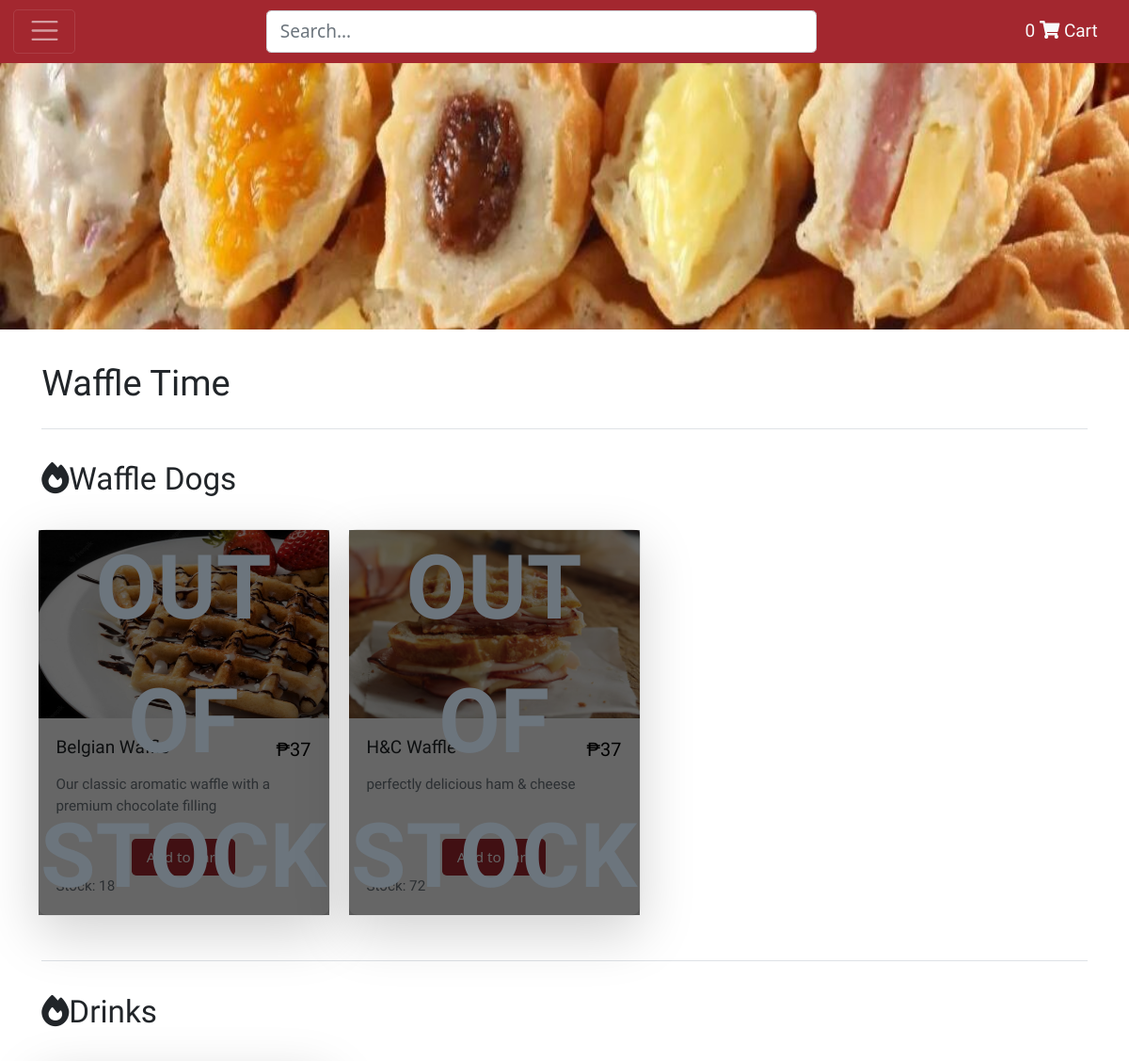
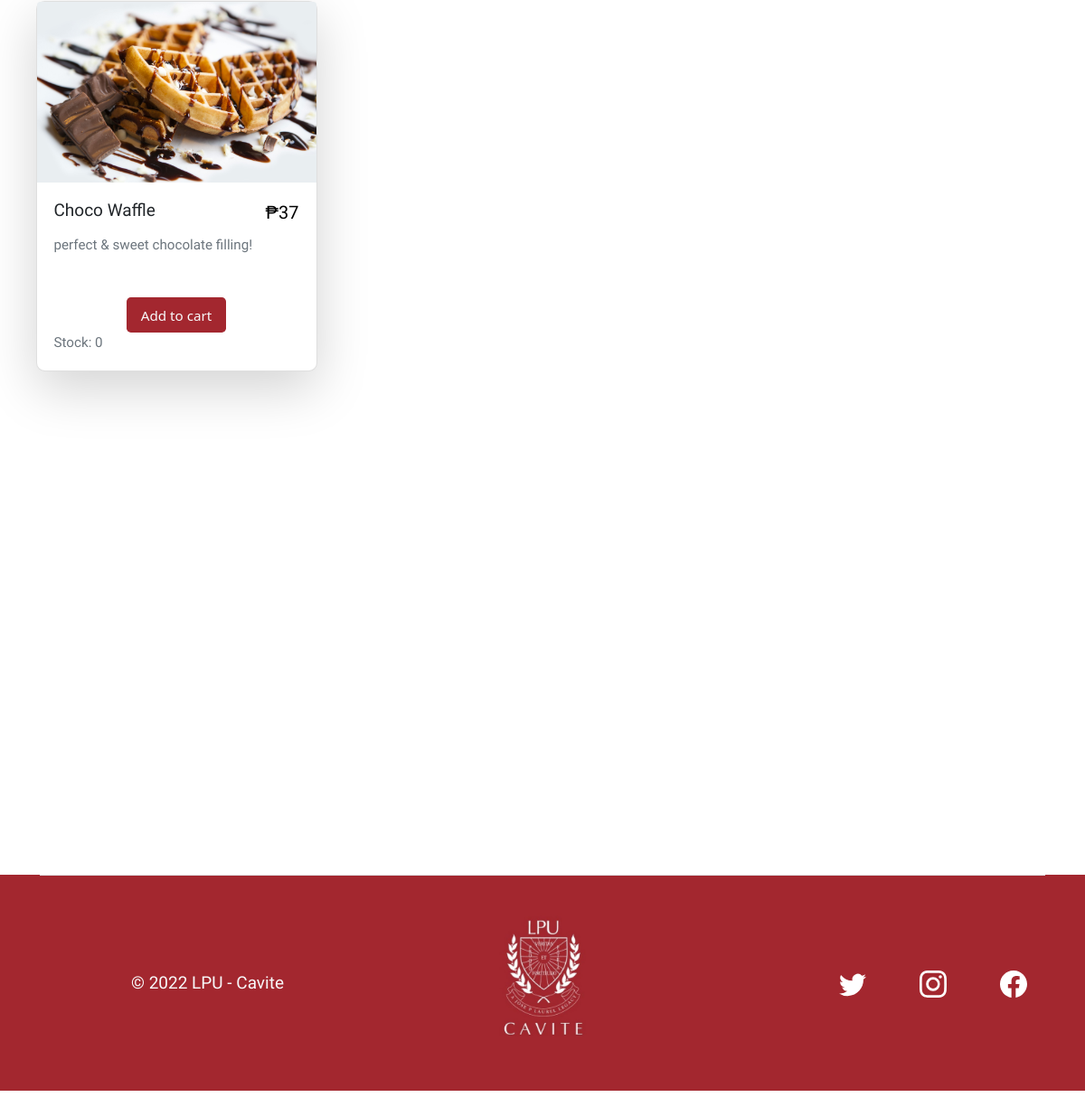
The page /waffletime-copy.php (signed in) on the database its author committed (2 pictures, top to bottom).
### tables this page shows
CREATE TABLE `product_list` (
  `product_id` int(11) NOT NULL,
  `name` varchar(100) NOT NULL,
  `product_desc` varchar(100) NOT NULL,
  `price` float NOT NULL,
  `restaurant` varchar(100) NOT NULL,
  `category` varchar(100) NOT NULL,
  `feature` tinyint(1) NOT NULL COMMENT '1 = featured, 0 = not',
  `img_path` text NOT NULL,
  `avl` tinyint(4) NOT NULL COMMENT '1 = Available, 0 = N.A.',
  `stock` int(100) NOT NULL
);

### waffletime-copy.php (the view, shortened to what this page needs)
<?php
if (isset($_SESSION['ID']) && isset($_SESSION['User'])){
?>
<!DOCTYPE html>
<html>
  <head>
    <link rel="stylesheet" href="https://cdnjs.cloudflare.com/ajax/libs/font-awesome/6.2.1/css/all.min.css">
    <link rel="stylesheet" href="page.css">
    <link rel="stylesheet" href="style1.css">
    <link rel="stylesheet" href="bs/css/bootstrap.css">
    <link rel="stylesheet" href="flickity-docs.css">
    <link href="bs/css/bootstrap.min.css" rel="stylesheet">
    </head>
    <body style = "background-color : #ffffff ">
    <?php
      include_once 'header.php';
   ?>
    <div class=" hero-carousel__cell--1">
     <img src="assets/images/banner_waffletime.JPG" style = "max-height: 300px;" id = "banner" class="hero-carousel__cell d-block w-100" alt="...">
    </div>
    <div class="container py-4">
    <header class="pb-3 mb-4 border-bottom">
      <a href="#" class="d-flex align-items-center text-dark text-decoration-none">
        <span class="fs-2">Waffle Time</span>
      </a>
    </header>
    <header class="pb-3 mb-4 border-bottom">
    <?php
      $restaurant = 'Waffle Time';
      $categories = $con->query("SELECT DISTINCT category FROM product_list WHERE restaurant = '$restaurant'");
      while ($row = $categories->fetch_assoc()) {
        $category = $row['category'];
        echo '<a href="/" class="d-flex align-items-center text-dark text-decoration-none">
        <span class="font-dosis text-dark fs-3 "><i class="fa-solid fa-fire"></i>'.$row['category'].'</span>
      </a>
      ';
      echo '<div class="album py-4 row row-cols-1 row-cols-sm-2 row-cols-md-3 g-4" >';
      include ('db_conn.php');
              $qry = $con->query("SELECT * FROM  product_list WHERE restaurant = 'Waffle Time' AND category='$category' order by product_id ASC");
              while($row = $qry->fetch_assoc()):
      ?>
                <div class="w-100 px-2  " style="max-width: 330px; ">
                  <div class="card border-1 rounded-5 shadow-lg">
                      <div>
                        <?php $product_stock = $row['stock'];
                        $avl = $row['avl'];
                        if ($product_stock || $avl == 0){
                          echo '<div class="image__overlayy ">
                          <a href = "#"  data-bs-toggle="modal" data-bs-target = "#closed-'.$row['product_id'].'" class = "text-muted text-decoration-none link-light fs-1">
                          <div class="image__title font-dosis text-decoration-none text-center">OUT OF STOCK</div></a>
                          </div>
                          <div class="modal fade" id="closed-'.$row['product_id'].'" tabindex="-1" aria-labelledby="exampleModalLabel" aria-hidden="true">
                                        <div class="modal-dialog modal-dialog-centered">
                                          <div class="modal-content">
                                            <div class="modal-header" >
                                              <h1 class="modal-title fs-5 " id="exampleModalLabel">Out of Stock</h1>
                                              <button type="button" class="btn-close" data-bs-dismiss="modal" aria-label="Close"></button>
                                            </div>
                                            <div class="modal-body">
                                                '.$row['name'].' is currently out of stock. Please check again later.
                                                </div>
                                                  <div class="modal-footer">
                                                    <a class = "text-light" ><button type="button" name = "submit" data-bs-dismiss="modal" class=" btn text-light justify-align-center" style = "background-color:#A3272F ">Close</button></a>
                                                    </form>
                                                  </div>
                                                </div>
                                              </div>
                                            </div>';
                        }
                        ?>
                        <img  style = "max-height: 200px;" class="card-img-top" src="assets/images/<?php echo $row['img_path'] ?>" alt="..." />
                      </div>
                    <div class="card-body">
                      <div class="row mb-2">
                        <div class="col">
                          <h6 style = "max-width: 200px;"class="mb-0 truncate"><a class = "link-dark font-dosis "style = "text-decoration: none; "href = "index.php"> <?php echo $row['name'] ?></a></h6>
                        </div>
                        <div class="col-auto">
                          <span class="fs-7 font-serif text-black font-dosis">₱<?php echo $row['price'] ?></span>
                        </div>
                      </div>
                      <p style = "min-height: 50px; " class="mb-0 text-muted font-dosis fs-8">
                        <?php echo $row['product_desc'] ?>
                      </p>
                      <center>
                        <button class="fs-8 btn mt-3 text-light" style = "background-color:#A3272F " data-bs-toggle="modal"  data-bs-target="#exampleModal<?php echo $row['product_id'] ?>">Add to cart</button>
                      </center>
                      <p class=" mb-0 text-muted font-dosis fs-8">
                        Stock: <?php echo $row['stock'] ?>
                      </p>
                        </div>
                        </div>
             </div>
      <?php endwhile; echo '</header>';?>
      <?php  } ?>
    </div>
    </div>
<div style = "margin-top: 500px;">
          <?php include('footer.php') ?>
    </body>
    </html>
    <?php
    }else {
          header("Location: index.php");
          exit();
    }
    ?>

### page.css (style rules this page uses)
a { font-family: 'Dosis'; }
#banner { background-size: cover; }
.truncate { overflow: hidden; text-overflow: ellipsis; white-space: nowrap; }

### style1.css (style rules this page uses)
a { font-family: 'Dosis'; }
p { font-family: 'Dosis'; }
.font-dosis { font-family: 'Dosis', sans-serif; }
.image__overlayy { position: absolute !important ; top: 0 !important ; left: 0; width: 100% !important ; height: 100% !important; background: rgba(0, 0, 0, 0.6) !important; color: #ffffff !important; font-family: 'Quicksand', sans-serif !important; display: flex !important; flex-direction: column !important; align-items: center !important; justify-content: center !important; }
.image__title { font-size: 2em !important; font-weight: bold !important; }
p { font-family: Roboto-Bold; color: #ffffff !important; }

### flickity-docs.css (style rules this page uses)
html { line-height: 1.15; -webkit-text-size-adjust: 100%; }
body { margin: 0; }
a { background-color: transparent; }
img { border-style: none; }
button, input, optgroup, select, textarea { font-family: inherit; font-size: 100%; line-height: 1.15; margin: 0; }
button, input { overflow: visible; }
button, select { text-transform: none; }
button, [type="button"], [type="reset"], [type="submit"] { -webkit-appearance: button; }
* { box-sizing: border-box; }
body { font-family: 'Texta', sans-serif; color: #444; line-height: 1.5; margin: 0; padding: 0; }
html { font-size: 17px; }
a { color: #6A6; text-decoration: none; }
.container { max-width: 1000px; padding: 0 10px; }
@media screen and ( min-width: 768px ) { html { font-size: 19px; } }
@media screen and ( min-width: 768px ) { .container { padding: 0 30px; } }
.hero-carousel__cell { width: 100%; height: 240px; color: white; background: #ED2; background: #EFCE36; }
@media screen and ( min-width: 768px ) { .hero-carousel__cell { height: 440px; } }

### rows shown on the page
product_list: img_path (picture), name "Belgian Waffle", price "37", product_desc "Our classic aromatic waffle with a premium chocolate filling", stock "18"
product_list: img_path (picture), name "H&C Waffle", price "37", product_desc "perfectly delicious ham & cheese", stock "72"
product_list: img_path (picture), name "Choco Waffle", price "37", product_desc "perfect & sweet chocolate filling!", stock "0"

### other values the page prints
$row['category'] "Waffle Dogs"
$row['category'] "Drinks"
